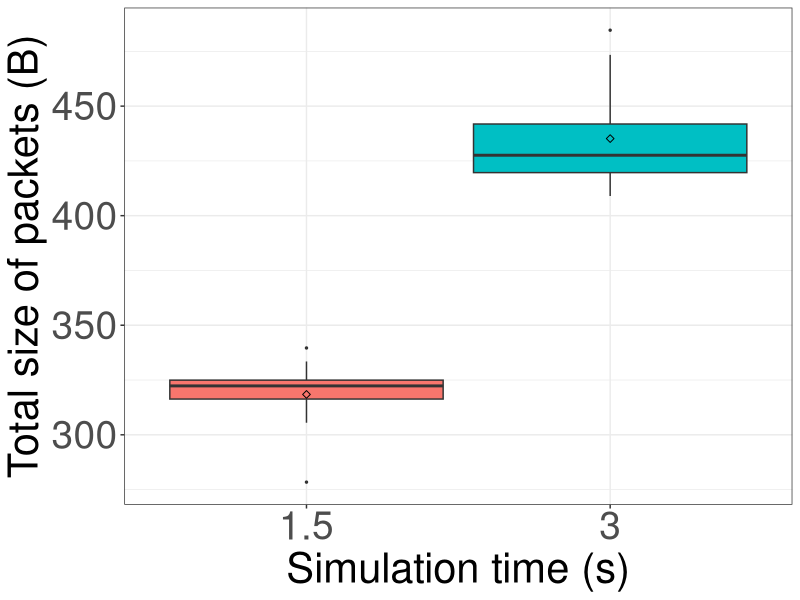

The R script that drew this image: (Note: this script raises an error after producing the figure.)
## ---- chunk 1
if (!require('tidyverse')) install.packages('tidyverse', dependencies = TRUE); library('tidyverse')
if (!require('ggpubr')) install.packages('ggpubr', dependencies = TRUE); library('ggpubr')
if (!require('rstatix')) install.packages('rstatix', dependencies = TRUE); library('rstatix')
if (!require('ggplot2')) install.packages('ggplot2', dependencies = TRUE); library('ggplot2')
## ---- chunk 2
data <- read.csv(file = '../../raw_data/test_sim_period/run_table.csv')
data$size_of_packets <- data$size_of_packets / 1000000
data <- subset(data, select = c(X__run_id, sim_period, size_of_packets))
data$sim_period <- as.factor(data$sim_period)
data$size_of_packets <- as.numeric(data$size_of_packets)
## ---- chunk 3
data %>%
  group_by(sim_period) %>%
  get_summary_stats(size_of_packets, type = "mean_sd")
## ---- chunk 4
pdf(file = "../../figures/sim_time_effect/size-of-packets.pdf")

ggplot(data, aes(x = sim_period, y = size_of_packets, fill = sim_period)) +
  theme_bw() + 
  geom_boxplot(width = 0.9, outlier.size = 0.5) + 
  stat_summary(fun = mean, color = 'black', geom = 'point', shape = 5, size = 1.5) +
  labs(x = "Simulation time (s)", y = "Total size of packets (B)") +
  theme(legend.position = 'none') +
  theme(
    axis.title.x = element_text(size = 30, family = 'sans'),
    axis.title.y = element_text(size = 30, family = 'sans'),
    axis.text.x = element_text(size = 28, family = 'sans'),
    axis.text.y = element_text(size = 28, family = 'sans'),
    
  )

dev.off()
## ---- chunk 5
data %>% 
  group_by(sim_period) %>%
  identify_outliers(size_of_packets)
## ---- chunk 6
data %>%
  rstatix::wilcox_test(size_of_packets ~ sim_period) %>%
  add_significance()
## ---- chunk 7
data %>%
  wilcox_effsize(size_of_packets ~ sim_period)
